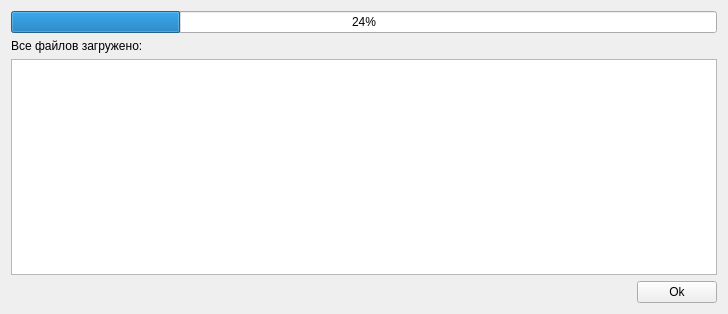
<?xml version="1.0" encoding="UTF-8"?>
<ui version="4.0">
 <class>ProgressBarWidget</class>
 <widget class="QWidget" name="ProgressBarWidget">
  <property name="geometry">
   <rect>
    <x>0</x>
    <y>0</y>
    <width>728</width>
    <height>314</height>
   </rect>
  </property>
  <property name="windowTitle">
   <string>Form</string>
  </property>
  <layout class="QVBoxLayout" name="verticalLayout">
   <item>
    <widget class="QProgressBar" name="progressBar">
     <property name="value">
      <number>24</number>
     </property>
    </widget>
   </item>
   <item>
    <layout class="QHBoxLayout" name="horizontalLayout_2">
     <item>
      <widget class="QLabel" name="label">
       <property name="text">
        <string>Все файлов загружено: </string>
       </property>
      </widget>
     </item>
     <item>
      <widget class="QLabel" name="lbLoaded">
       <property name="text">
        <string/>
       </property>
      </widget>
     </item>
    </layout>
   </item>
   <item>
    <widget class="QListView" name="listView"/>
   </item>
   <item>
    <layout class="QHBoxLayout" name="horizontalLayout">
     <item>
      <spacer name="horizontalSpacer">
       <property name="orientation">
        <enum>Qt::Horizontal</enum>
       </property>
       <property name="sizeHint" stdset="0">
        <size>
         <width>40</width>
         <height>20</height>
        </size>
       </property>
      </spacer>
     </item>
     <item>
      <widget class="QPushButton" name="pbOkey">
       <property name="text">
        <string>Ok</string>
       </property>
      </widget>
     </item>
    </layout>
   </item>
  </layout>
 </widget>
 <resources/>
 <connections/>
</ui>
